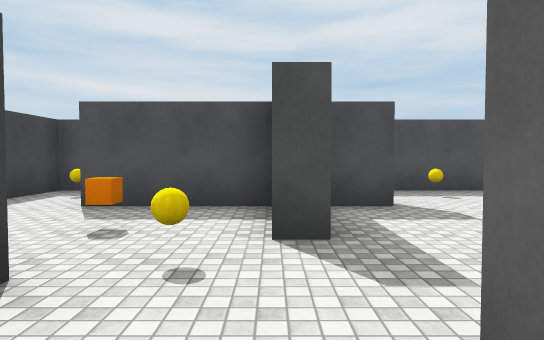
[1] (above)

18 first-person views from a walk through a scene from a Unity 3-D project. The camera is 1.4 m above the floor, tilts 2° down and sees 75° across. The floor is counted in squares, 2 m on a side. Each view is taken from the middle of a square. On the plan, view 1 faces up. The plan holds only what a view shows up to about 11 squares ahead; the rest is blank. The player character is not drawn. Surface patterns are stand-ins for the level's own textures.

[2]
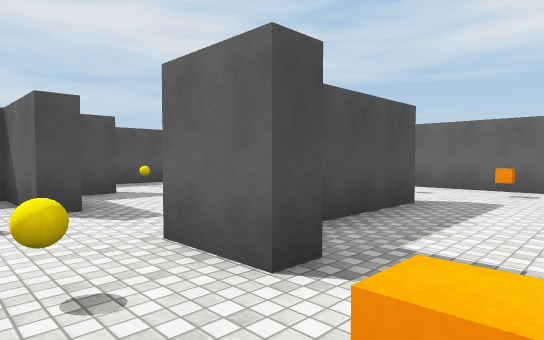

[3]
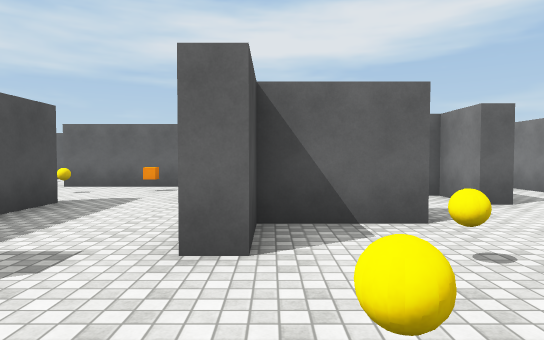

[4]
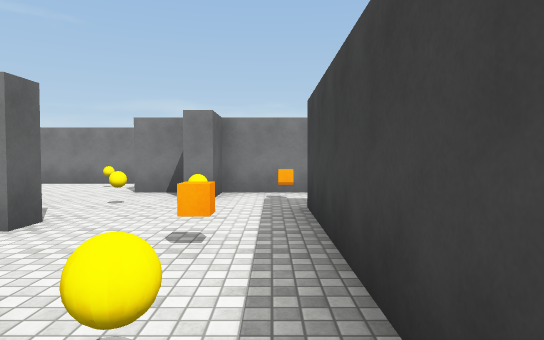

[5]
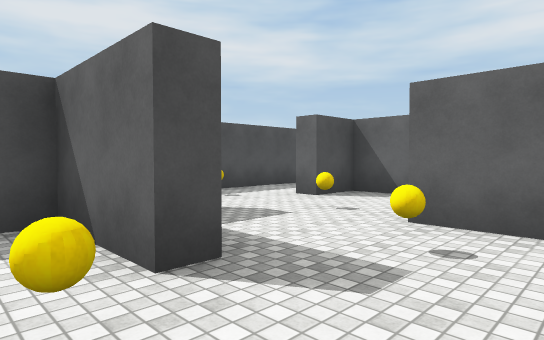

[6]
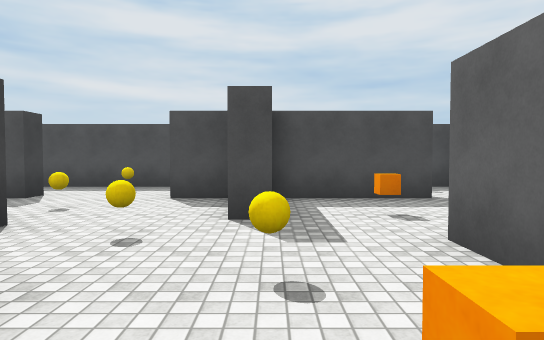

[7]
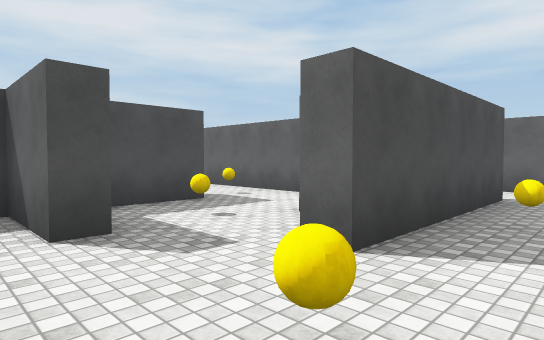

[8]
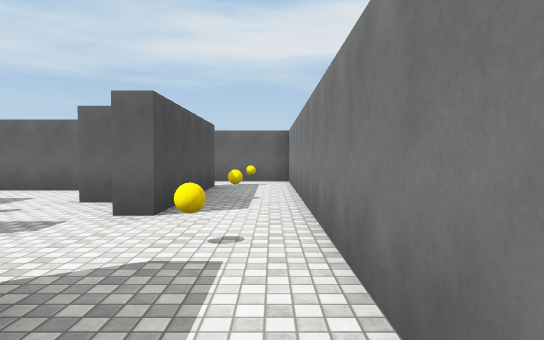

[9]
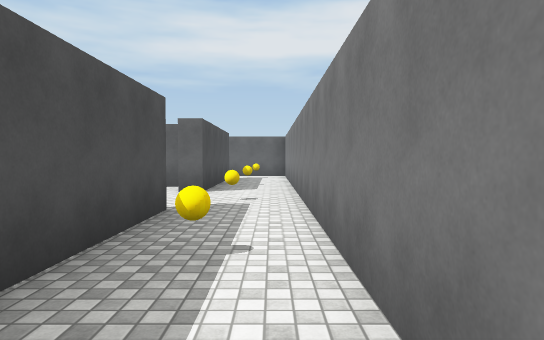

[10]
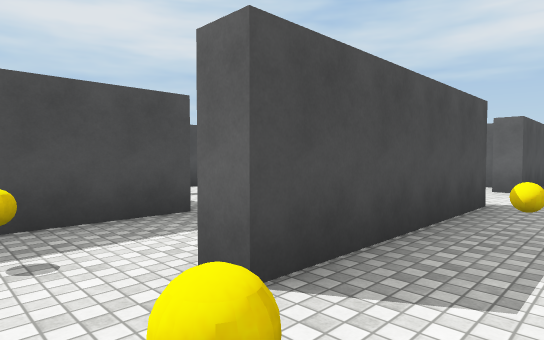

[11]
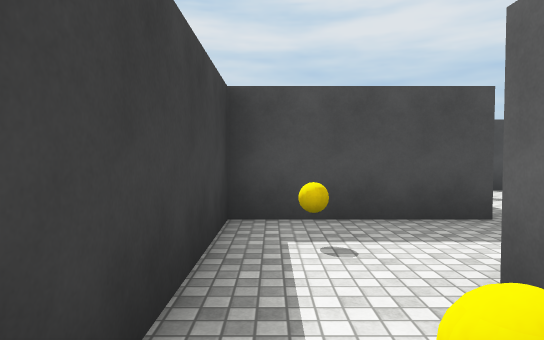

[12]
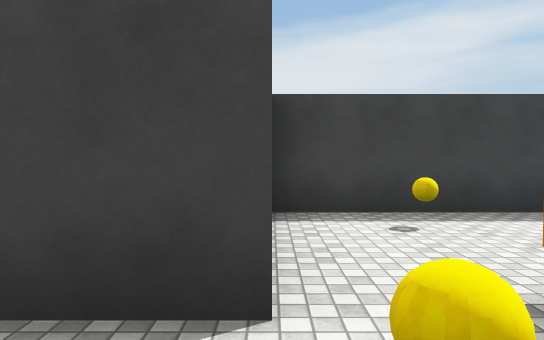

[13]
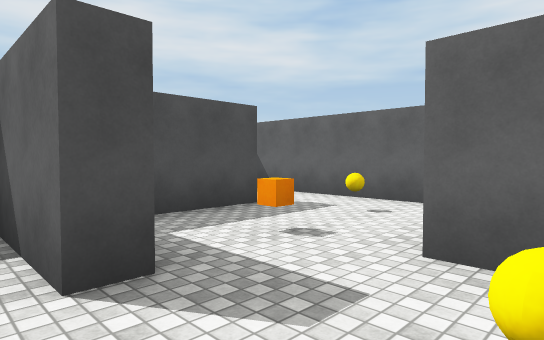

[14]
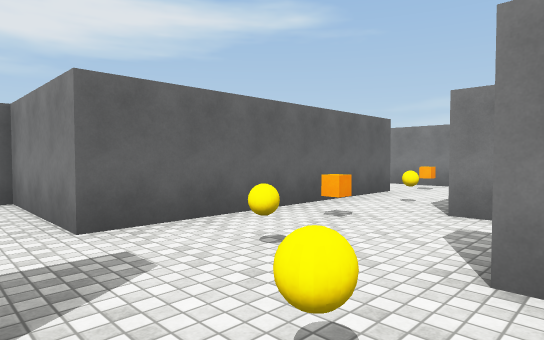

[15]
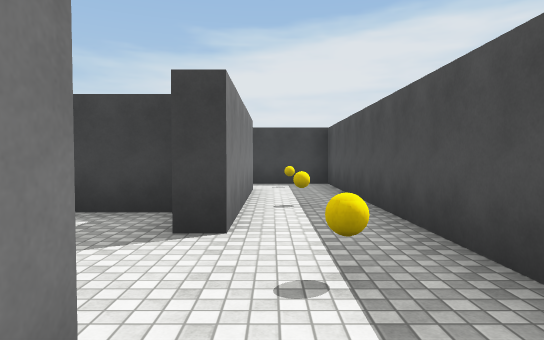

[16]
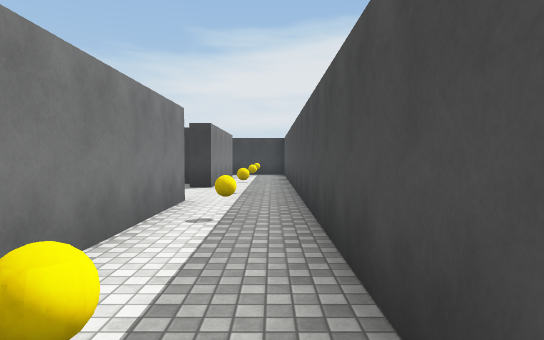

[17]
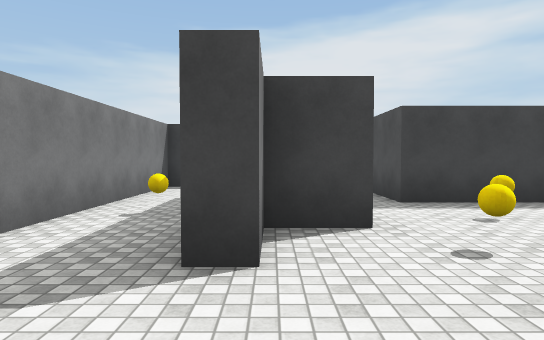

[18]
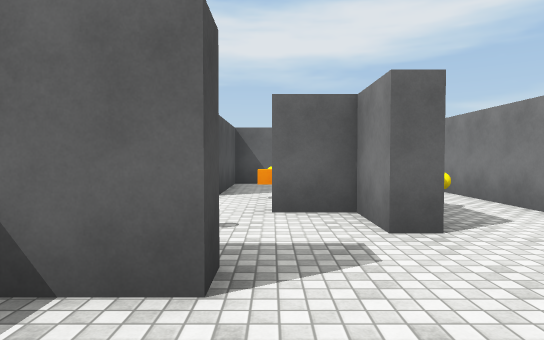

### Floor plan
Key: @ floor where view 1 was taken; # wall or solid block; . floor; B yellow ball; C orange cube; O other object.
Columns run from 5 left of view 1 to 11 right of it. Each row starts with its distance up from view 1.
  8 #################
  7 #...............#
  6 #O...B..B..B..B.#
  5 #..####...####..#
  4 #B...#..B..#..B.#
  3 #..C.#.....#C...#
  2 #  #B..B#.B..####
  1    #..####.B.#
  0    #B@#....C.#
 -1    #.........#
 -2    #.C....#B.#
 -3    #.B.####..#
 -4 ####..B.#.B..####
 -5 #B..C#.....#C...#
 -6 #..####...####..#
 -7 #B...B..B..B..O.#
 -8 #...............#
 -9 #################

Where each view was taken, in squares from view 1:
view 1: 0 up, 0 right, facing up
view 2: 2 down, 1 left, facing up-right
view 3: 3 down, 1 left, facing right
view 4: 1 up, 1 left, facing down
view 5: 1 up, 1 left, facing up-right
view 6: 1 down, 6 right, facing up
view 7: 8 down, 2 right, facing up-right
view 8: 8 down, 0 right, facing right
view 9: 8 down, 3 left, facing right
view 10: 8 down, 4 left, facing up-right
view 11: 8 down, 4 left, facing up
view 12: 2 up, 0 right, facing left
view 13: 1 up, 5 right, facing up-right
view 14: 3 up, 4 right, facing down-right
view 15: 6 up, 5 right, facing left
view 16: 7 up, 10 right, facing left
view 17: 6 down, 4 right, facing left
view 18: 5 down, 1 right, facing right
